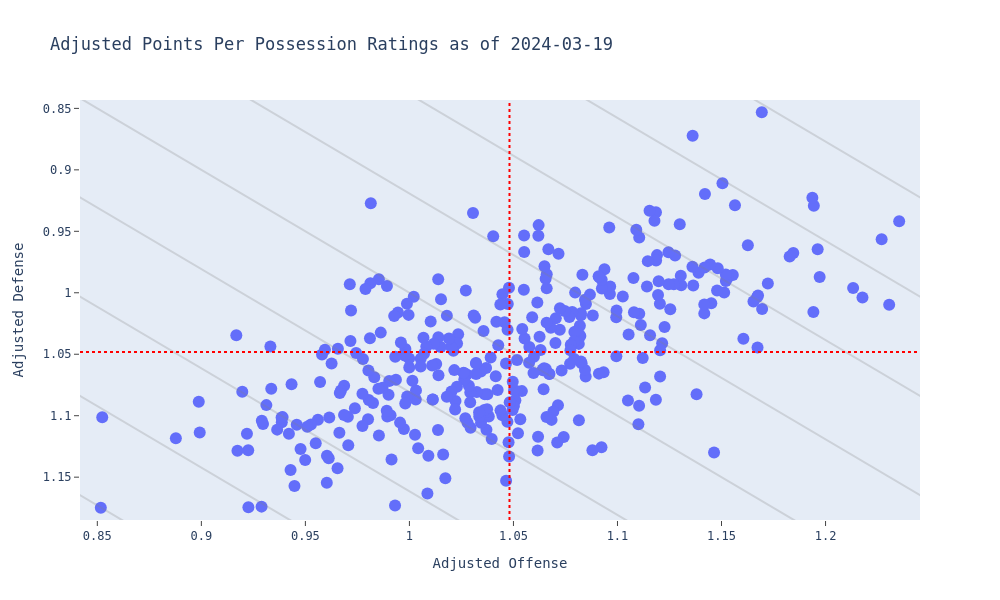

Notebook code cell kept with this figure:
### Code cell
import plotly.express as px

fig = px.scatter(
    df_ppp_all,
    x='Adjusted Offense',
    y='Adjusted Defense',
    hover_data='Team',
    title=f'Adjusted Points Per Possession Ratings as of {df["Date"].max().strftime("%Y-%m-%d")}',
    width=1_000, height=600,
)

fig.update_layout(
    font_family='monospace',
    hovermode='closest',
    yaxis=dict(
        showgrid=False,
        ticks='outside',
    ),
    xaxis=dict(
        showgrid=False,
        ticks='outside',
    ),
    xaxis_range=(df_ppp_all['Adjusted Offense'].min()-0.01, df_ppp_all['Adjusted Offense'].max()+0.01),
    yaxis_range=(df_ppp_all['Adjusted Defense'].max()+0.01, df_ppp_all['Adjusted Defense'].min()-0.01),
)

fig.update_traces(marker=dict(size=12))

fig.add_vline(
    x=df_ppp_all['Adjusted Offense'].mean(),
    line=dict(color="red", width=2, dash="dot")
)

fig.add_hline(
    y=df_ppp_all['Adjusted Defense'].mean(),
    line=dict(color="red", width=2, dash="dot")
)

# sloped gridlines
minimum = min(df_ppp_all['Adjusted Offense'].min(), df_ppp_all['Adjusted Defense'].min())-0.01
maximum = max(df_ppp_all['Adjusted Offense'].max(), df_ppp_all['Adjusted Defense'].max())+0.01

for offset in np.linspace(0, maximum-minimum, 6):
    fig.add_scatter(
        x=(minimum+offset, maximum+offset),
        y=(minimum, maximum),
        mode='lines',
        line_color='grey',
        opacity=0.25,
        showlegend=False,
        hoverinfo='skip'
    )

    if offset:
        fig.add_scatter(
            x=(minimum-offset, maximum-offset),
            y=(minimum, maximum),
            mode='lines',
            line_color='grey',
            opacity=0.25,
            showlegend=False,
            hoverinfo='skip'
        )

fig.show()

### Figure 1 — Plotly figure (JSON) as saved in the notebook; plotly's stock layout.template omitted (floating-point values rounded to 4 significant figures; data arrays with more than 128 entries replaced by an {"elided": "..."} marker saying what was removed)
{"data": [{"customdata": {"elided": "362x1 str values"}, "hovertemplate": "Adjusted Offense=%{x}<br>Adjusted Defense=%{y}<br>Team=%{customdata[0]}<extra></extra>", "legendgroup": "", "marker": {"color": "#636efa", "size": 12, "symbol": "circle"}, "mode": "markers", "name": "", "orientation": "v", "showlegend": false, "type": "scatter", "x": {"elided": "362 float values"}, "xaxis": "x", "y": {"elided": "362 float values"}, "yaxis": "y"}, {"hoverinfo": "skip", "line": {"color": "grey"}, "mode": "lines", "opacity": 0.25, "showlegend": false, "type": "scatter", "x": [0.8417, 1.245], "y": [0.8417, 1.245]}, {"hoverinfo": "skip", "line": {"color": "grey"}, "mode": "lines", "opacity": 0.25, "showlegend": false, "type": "scatter", "x": [0.9224, 1.326], "y": [0.8417, 1.245]}, {"hoverinfo": "skip", "line": {"color": "grey"}, "mode": "lines", "opacity": 0.25, "showlegend": false, "type": "scatter", "x": [0.7609, 1.165], "y": [0.8417, 1.245]}, {"hoverinfo": "skip", "line": {"color": "grey"}, "mode": "lines", "opacity": 0.25, "showlegend": false, "type": "scatter", "x": [1.003, 1.407], "y": [0.8417, 1.245]}, {"hoverinfo": "skip", "line": {"color": "grey"}, "mode": "lines", "opacity": 0.25, "showlegend": false, "type": "scatter", "x": [0.6802, 1.084], "y": [0.8417, 1.245]}, {"hoverinfo": "skip", "line": {"color": "grey"}, "mode": "lines", "opacity": 0.25, "showlegend": false, "type": "scatter", "x": [1.084, 1.488], "y": [0.8417, 1.245]}, {"hoverinfo": "skip", "line": {"color": "grey"}, "mode": "lines", "opacity": 0.25, "showlegend": false, "type": "scatter", "x": [0.5994, 1.003], "y": [0.8417, 1.245]}, {"hoverinfo": "skip", "line": {"color": "grey"}, "mode": "lines", "opacity": 0.25, "showlegend": false, "type": "scatter", "x": [1.165, 1.568], "y": [0.8417, 1.245]}, {"hoverinfo": "skip", "line": {"color": "grey"}, "mode": "lines", "opacity": 0.25, "showlegend": false, "type": "scatter", "x": [0.5187, 0.9224], "y": [0.8417, 1.245]}, {"hoverinfo": "skip", "line": {"color": "grey"}, "mode": "lines", "opacity": 0.25, "showlegend": false, "type": "scatter", "x": [1.245, 1.649], "y": [0.8417, 1.245]}, {"hoverinfo": "skip", "line": {"color": "grey"}, "mode": "lines", "opacity": 0.25, "showlegend": false, "type": "scatter", "x": [0.4379, 0.8417], "y": [0.8417, 1.245]}], "layout": {"font": {"family": "monospace"}, "height": 600, "hovermode": "closest", "legend": {"tracegroupgap": 0}, "shapes": [{"line": {"color": "red", "dash": "dot", "width": 2}, "type": "line", "x0": 1.048, "x1": 1.048, "xref": "x", "y0": 0, "y1": 1, "yref": "y domain"}, {"line": {"color": "red", "dash": "dot", "width": 2}, "type": "line", "x0": 0, "x1": 1, "xref": "x domain", "y0": 1.048, "y1": 1.048, "yref": "y"}], "title": {"text": "Adjusted Points Per Possession Ratings as of 2024-03-19"}, "width": 1000, "xaxis": {"anchor": "y", "domain": [0, 1], "range": [0.8417, 1.245], "showgrid": false, "ticks": "outside", "title": {"text": "Adjusted Offense"}}, "yaxis": {"anchor": "x", "domain": [0, 1], "range": [1.185, 0.8432], "showgrid": false, "ticks": "outside", "title": {"text": "Adjusted Defense"}}}}
